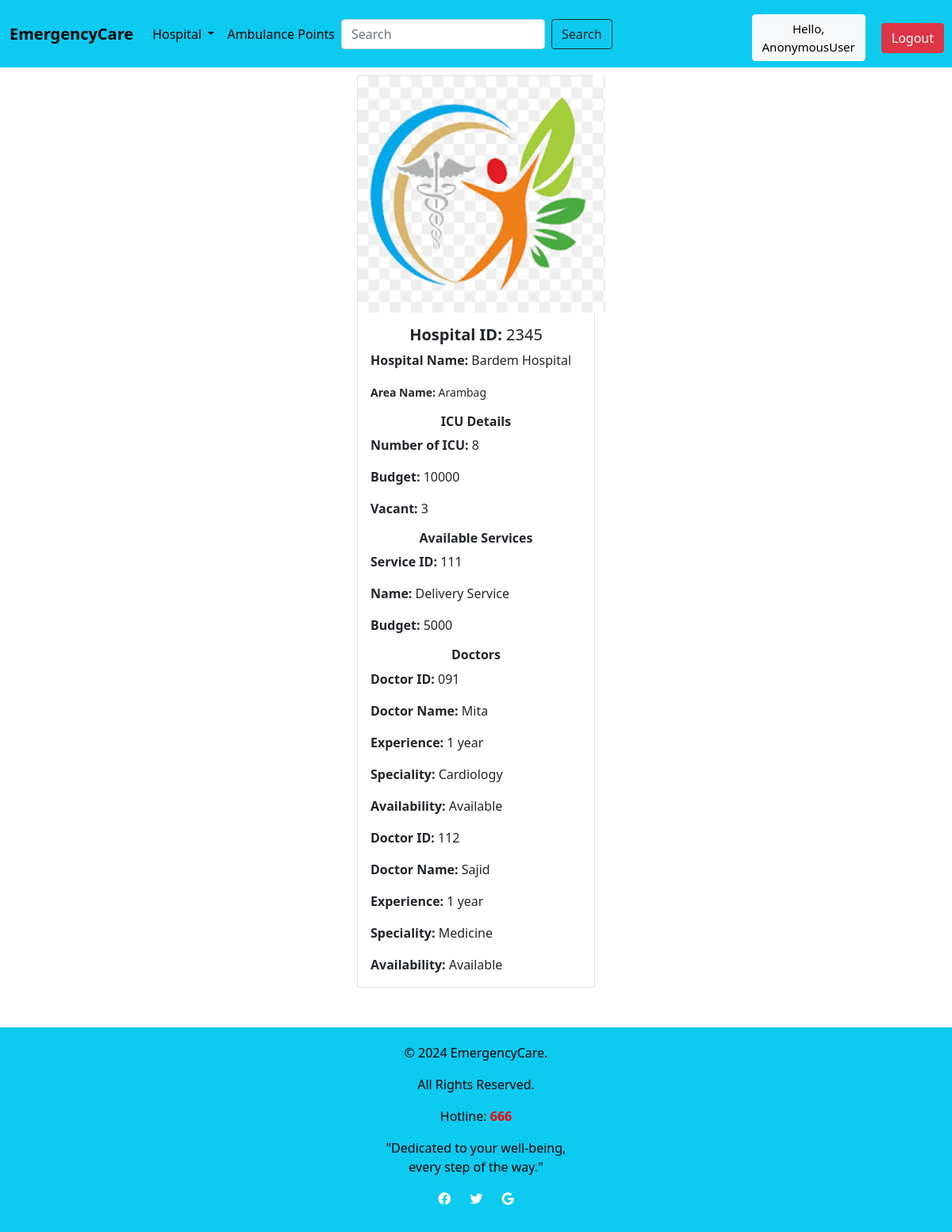
Before: /Hospital/2 with the older database file.
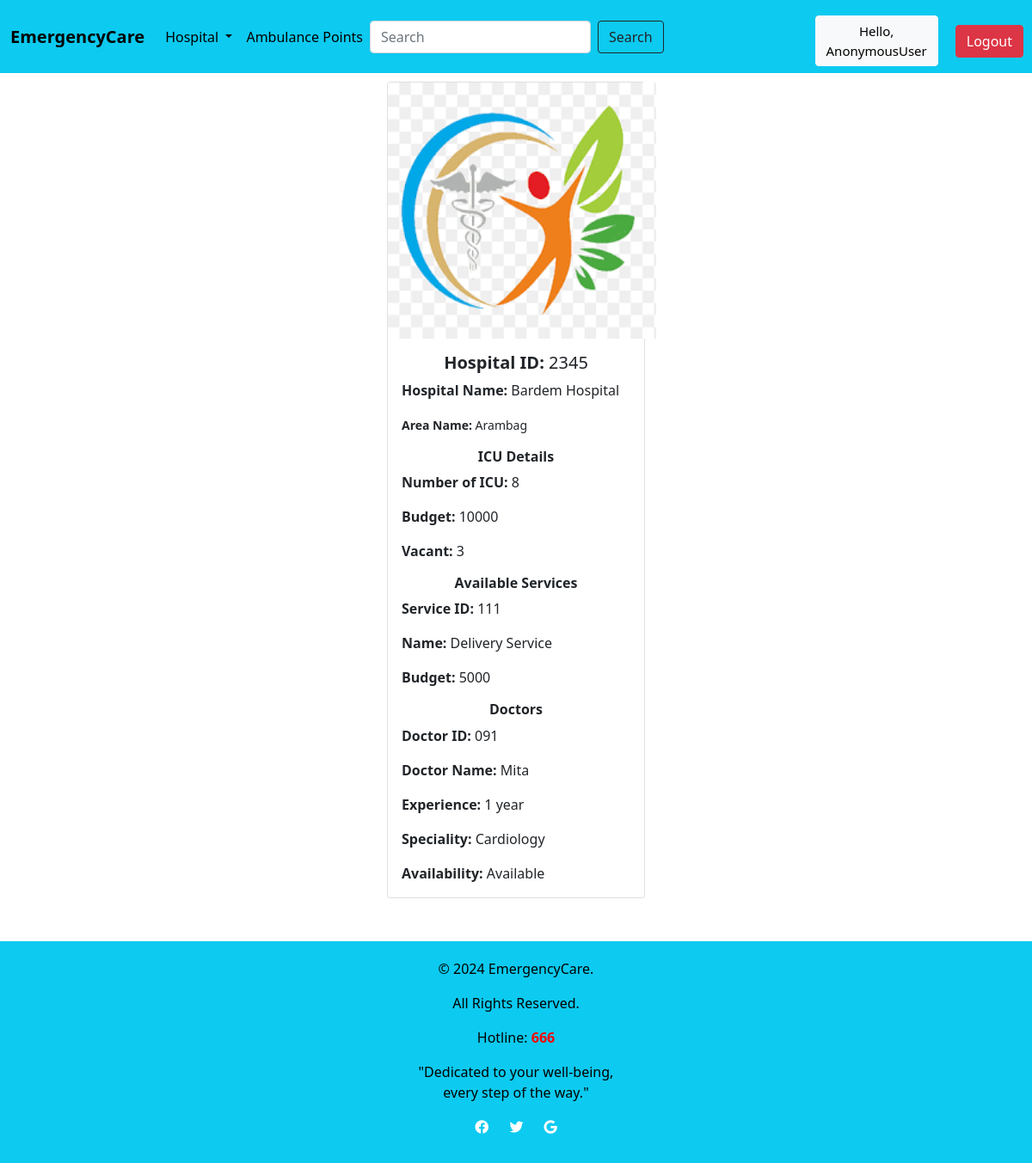
After: the same page with the newer database file.
### Location/models.py (models this page shows, shortened)
class ICUVacancy(models.Model):
    H_Name = models.ForeignKey(Hospital, on_delete=models.CASCADE)
    Number_of_ICU = models.IntegerField(blank=True, null=True)
    ICU_Budget = models.IntegerField(blank=True, null=True)
    Vacant = models.CharField(max_length=200,blank=True, null=True)

class Services(models.Model):
    H_Name = models.ForeignKey(Hospital, on_delete=models.CASCADE, blank=True, null=True)
    S_ID = models.CharField(max_length=200, blank=True, null=True)
    S_Name = models.CharField(max_length=200, blank=True, null=True)
    S_Budget = models.IntegerField(blank=True, null=True)
    image = models.ImageField(upload_to='images/', blank=True, null=True, default='images/default.jpg')

class DoctorList(models.Model):
    H_Name = models.ForeignKey(Hospital, on_delete=models.CASCADE, blank=True, null=True)
    D_ID = models.CharField(max_length=200, blank=True, null=True)
    D_Name = models.CharField(max_length=200, blank=True, null=True)
    D_Experience = models.CharField(max_length=200, blank=True, null=True)
    D_Speciality = models.CharField(max_length=200, blank=True, null=True)
    status_availabilty = (
       ('Available','Available'),
        ('Not Available', 'Not Available'),
    )
    Availability = models.CharField(max_length=100, choices=status_availabilty,blank=True,null=True)
    image = models.ImageField(upload_to='images/', blank=True, null=True, default='images/default.jpg')

### Location/views.py (the view)
# urls.py: path('Hospital/<str:id>',l_views.details, name='Details'),
def details(request, id):
    hospital = Hospital.objects.get(pk=id)
    icuvac = ICUVacancy.objects.filter(H_Name=id)
    services = Services.objects.filter(H_Name=id)
    doctorlist = DoctorList.objects.filter(H_Name=id)
    context = {
        'hospital': hospital,
        'icuvac': icuvac,
        'services': services,
        'doctorlist':doctorlist
    }
    return render(request, template_name='hospital/Details.html', context=context)

### Location/models.py (called while the page is built)
    def __str__(self):
        return self.Area_name

### templates/hospital/Details.html (shortened to what this page needs)
{% extends 'hospital/hospital.html' %}
{% block content %}
{% load static %}
<div class="card mb-3 col-md-3"
     style="display: block; margin-left: auto; margin-right: auto; margin-top: 10px;">
    {% if hospital.image %}
        <img src="{{ hospital.image.url }}" class="card-img-top" alt="..." style="height: 298px; width: 312px;">
    {% endif %}
    <div class="card-body">
        <h5 class="card-title" align="center"><b>Hospital ID:</b> {{ hospital.H_ID }}</h5>
        <p class="card-text"><b>Hospital Name:</b> {{ hospital.H_name }}</p>
        <p class="card-text"><small class="text-body-secondary"><b>Area Name:</b> {{ hospital.Area_name }}</small></p>
        <h6 class="card-title" align="center"><b>ICU Details</b></h6>
        {% for i in icuvac %}
        <p class="card-text"><b>Number of ICU:</b> {{ i.Number_of_ICU }}</p>
            <p class="card-text"><b>Budget:</b> {{ i.ICU_Budget }}</p>
            <p class="card-text"><b>Vacant:</b> {{ i.Vacant }}</p>
        {% endfor %}
        <h6 class="card-title" align="center"><b>Available Services</b></h6>
        {% for s in services %}
        <p class="card-text"><b>Service ID:</b> {{ s.S_ID }}</p>
            <p class="card-text"><b>Name:</b> {{ s.S_Name }}</p>
            <p class="card-text"><b>Budget:</b> {{ s.S_Budget }}</p>
        {% endfor %}
        <h6 class="card-title" align="center"><b>Doctors</b></h6>
        {% for d in doctorlist %}
        <p class="card-text"><b>Doctor ID:</b> {{ d.D_ID }}</p>
            <p class="card-text"><b>Doctor Name:</b> {{ d.D_Name }}</p>
            <p class="card-text"><b>Experience:</b> {{ d.D_Experience }}</p>
        <p class="card-text"><b>Speciality:</b> {{ d.D_Speciality }}</p>
        <p class="card-text"><b>Availability:</b> {{ d.Availability }}</p>
        {% endfor %}
    </div>
</div>
{% endblock %}

Changed rows visible on the page:
removed DoctorList: D_ID "112", D_Name "Sajid", D_Experience "1 year", D_Speciality "Medicine", Availability "Available"
